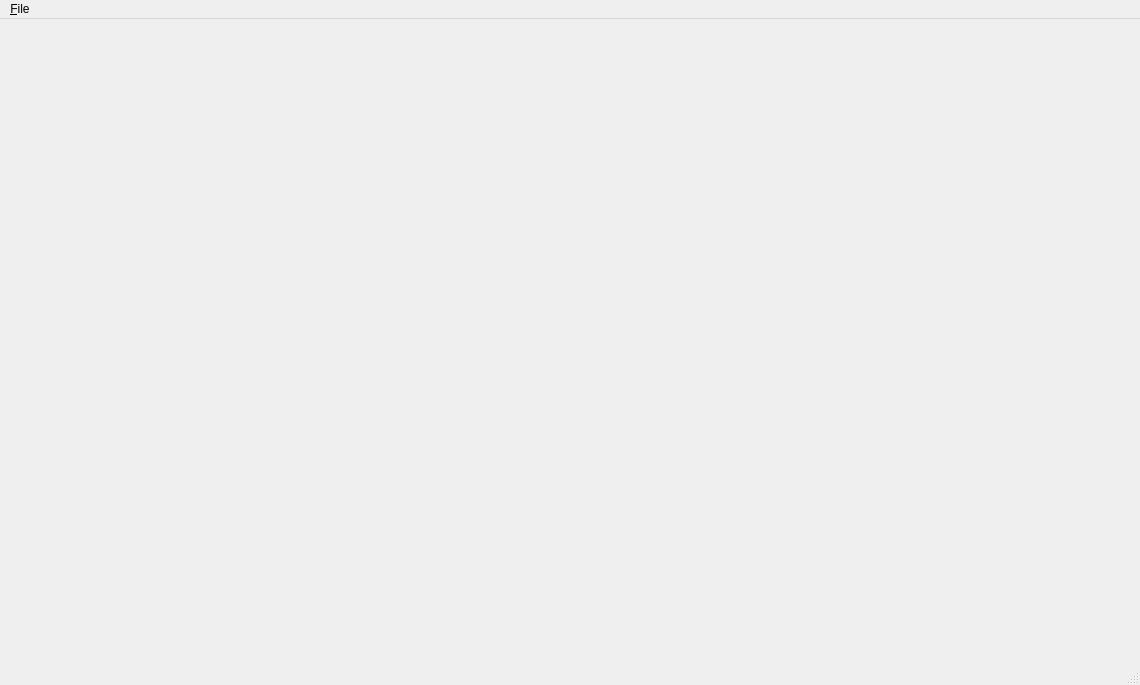
<?xml version="1.0" encoding="UTF-8"?>
<ui version="4.0">
 <class>MainWindow</class>
 <widget class="QMainWindow" name="MainWindow">
  <property name="geometry">
   <rect>
    <x>0</x>
    <y>0</y>
    <width>1140</width>
    <height>685</height>
   </rect>
  </property>
  <property name="windowTitle">
   <string>Empire Tools</string>
  </property>
  <property name="windowIcon">
   <iconset resource="resources.qrc">
    <normaloff>:/icons/windowicon.png</normaloff>:/icons/windowicon.png</iconset>
  </property>
  <widget class="QWidget" name="centralWidget">
   <layout class="QVBoxLayout" name="verticalLayout">
    <item>
     <widget class="QStackedWidget" name="stack"/>
    </item>
   </layout>
  </widget>
  <widget class="QMenuBar" name="menuBar">
   <property name="geometry">
    <rect>
     <x>0</x>
     <y>0</y>
     <width>1140</width>
     <height>21</height>
    </rect>
   </property>
   <widget class="QMenu" name="menu_File">
    <property name="title">
     <string>&amp;File</string>
    </property>
    <addaction name="actionExit"/>
   </widget>
   <addaction name="menu_File"/>
  </widget>
  <widget class="QStatusBar" name="statusBar"/>
  <action name="actionExit">
   <property name="text">
    <string>E&amp;xit</string>
   </property>
  </action>
  <action name="action_AddNewPlayer">
   <property name="text">
    <string>&amp;Add new player</string>
   </property>
  </action>
  <action name="action_ViewPlayersDock">
   <property name="checkable">
    <bool>true</bool>
   </property>
   <property name="checked">
    <bool>true</bool>
   </property>
   <property name="text">
    <string>&amp;Players</string>
   </property>
  </action>
 </widget>
 <layoutdefault spacing="6" margin="11"/>
 <resources>
  <include location="resources.qrc"/>
 </resources>
 <connections>
  <connection>
   <sender>actionExit</sender>
   <signal>triggered()</signal>
   <receiver>MainWindow</receiver>
   <slot>close()</slot>
   <hints>
    <hint type="sourcelabel">
     <x>-1</x>
     <y>-1</y>
    </hint>
    <hint type="destinationlabel">
     <x>199</x>
     <y>149</y>
    </hint>
   </hints>
  </connection>
 </connections>
</ui>
